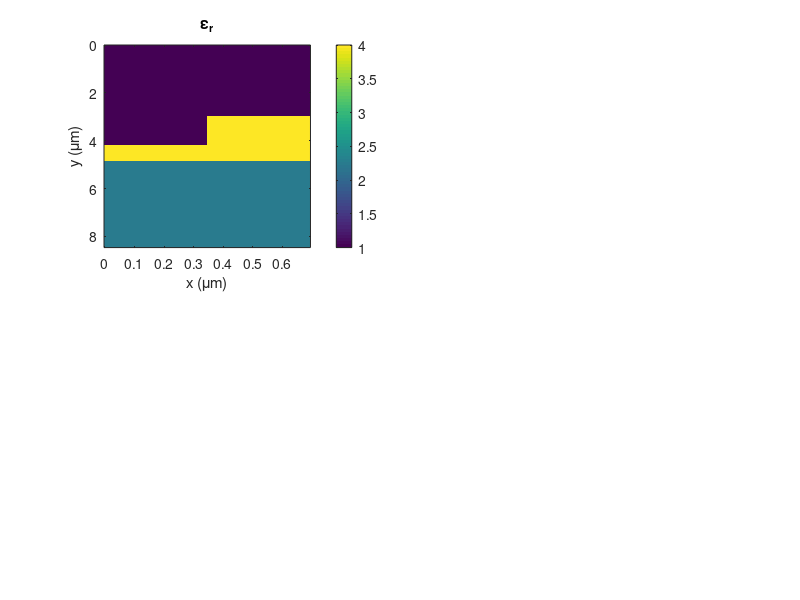

Source code (MATLAB): (Note: this script raises an error after producing the figure.)
%%%%%%%%%%%%%%%%%%%%%%%%%%%%%%%%%%%%%%%%%%%%%%%%%%%%%%%%%%%%%%%%%%%%%%%%%%
%   Resonance Grating - FDFD Simulation
%       This MATLAB files simulates a single period of a rectangular
%       grating using the Finite-Difference Frequency Domain method.
%       The wavelength sweep goes from 2 um to 1 um.
%%%%%%%%%%%%%%%%%%%%%%%%%%%%%%%%%%%%%%%%%%%%%%%%%%%%%%%%%%%%%%%%%%%%%%%%%%
set(0,'DefaultFigureWindowStyle','docked');

% close all;
clc;
clear all;
close all;

% UNITS
micrometers = 1;
millimeters = 1e3 * micrometers;
meters = 1e3 * millimeters;
degrees = pi/180;
seconds = 1;
hertz = 1/seconds;
gigahertz = 1e9 * hertz;

% CONSTANTS
c0 = 299792458 * meters/seconds;

% POINTS FOR SWEEP 
Nf = 501;
tot_ref = zeros(1,Nf);
tot_trn = tot_ref;
tot_con = tot_ref;

% FIGURE SETTINGS 
fig = 1;        % 0 for no figures, 1 for figure animation

%%%%%%%%%%%%%%%%%%%%%%%%%%%%%%%%%%%%%%%%%%%%%%%%%%%%%%%%%%%%%%%%%%%%%%%%%
%% DEFINE SIMULATION PARAMETERS
%%%%%%%%%%%%%%%%%%%%%%%%%%%%%%%%%%%%%%%%%%%%%%%%%%%%%%%%%%%%%%%%%%%%%%%%%
% SOURCE PARAMETERS
SRC.lam0 = 1.55 * micrometers;    % Free space wavelength
SRC.theta = 0 * degrees;
SRC.MODE = 'E';                   % EM mode
f0 = c0/SRC.lam0;
lam01 = 1.4 * micrometers;
lam02 = 1.7 * micrometers;
lam0 = linspace(lam01,lam02,Nf);

% GRATING PARAMETERS
lamd   = 1.55 * micrometers;        % Design wavelength
fd     = c0/lamd;                   % Design frequency
nclad1 = 1.0;                       % Reflection Region
nclad2 = 1.5;                       % Transmission Region
nslab  = 2.0;                       % Waveguide
ngrat  = 1.55;
L      = 0.5000*lamd;               % Grating period
ff     = 0.5;                       % Grating fill fraction
d      = 0.7723*lamd;               % Grating depth
t      = 0.4258*lamd;               % Substrate thickness
ff     = 0.5;                       % Fill fraction
dn     = 1.1;
% nl     = ngrat - dn/2;
% nh     = ngrat + dn/2;
nl = 1.0;
nh = nslab;

% EXTERNAL MATERIALS
ur1 = 1.0;                    % Reflection region permeability
er1 = nclad1^2;               % Reflection region permittivity
ur2 = 1.0;                    % Transmission region permeability
er2 = nclad2^2;               % Transmission region permittivity

% GRID PARAMETERS
NRES = 60;                    % Grid resolution
BUFZ = 2*lam02 * [1 1];       % Spacer region above and below grating
DEV.NPML = [20 20];           % Size of PML at top and bottom of grid

figure('color','w');
Lf = linspace(0.45*lamd,0.60*lamd,Nf);
for n = 1:Nf
    L = Lf(n);
%%%%%%%%%%%%%%%%%%%%%%%%%%%%%%%%%%%%%%%%%%%%%%%%%%%%%%%%%%%%%%%%%%%%%%%%%
%% CALCULATE OPTIMIZED GRID
%%%%%%%%%%%%%%%%%%%%%%%%%%%%%%%%%%%%%%%%%%%%%%%%%%%%%%%%%%%%%%%%%%%%%%%%%
% Consider wavelengths
lam_min = min([lam01 lam02])/max([nclad1 nclad2 nslab]);
dlam = lam_min/NRES; 

% Consider mechanical parameters
dmin = ff*L;   % Fill fraction is
dd = dmin/2;   % Delta for distance

% Choose the highest resolution
dx = dlam;
dy = dx;

% dx =    0.055172006602080
% dy = dx;

% Snap grid to critical dimension (in this case L and d+t)
Nx = 2*ceil(L/dx/2) + 1;      % First guess at grid spacing (odd for periodic)
Ny = ceil(d/dy);

% Calculate new grid resolutions
dx = L/Nx;
dy = d/Ny;

% Incorporate PML and spacer regions
Ny = Ny + DEV.NPML(1) + DEV.NPML(2) + ceil(BUFZ(1)/dy) + ceil(BUFZ(2)/dy);

% Calculate 2x grid
Nx2 = 2*Nx;
Ny2 = 2*Ny;
dx2 = dx/2;
dy2 = dy/2;
DEV.RES = [dx2,dy2];
xa2 = [0:Nx2-1]*dx2;
ya2 = [0:Ny2-1]*dy2;

%%%%%%%%%%%%%%%%%%%%%%%%%%%%%%%%%%%%%%%%%%%%%%%%%%%%%%%%%%%%%%%%%%%%%%%%%
%% BUILD DEVICE ON 2x GRID
%%%%%%%%%%%%%%%%%%%%%%%%%%%%%%%%%%%%%%%%%%%%%%%%%%%%%%%%%%%%%%%%%%%%%%%%%
UR2 = ur1*ones(Nx2,Ny2);
ER2 = er1*ones(Nx2,Ny2);

% Calculate start and stop indices for filling in the grid
nt1 = 2*DEV.NPML(1) + ceil(BUFZ(1)/dy2);
nt2 = nt1 + round(t/dy2);
nt3 = nt2 + 1;
nt4 = nt3 + round(d/dy2);
nd2 = nt2;
nd1 = nt2 - round(d/dy2);
% nx1 = round(Nx2*ff/2);
% nx2 = round(Nx2 - Nx2*ff/2);
nx1 = 1;
nx2 = round(Nx2*ff);

% Fill in the permeability regions
UR2(:,:) = 1.0;

% Fill in the permittivity regions
ER2(:,nt1:nt2) = nslab^2;
ER2(nx1:nx2,nt3:nt4) = nl^2;
ER2(nx2+1:end,nt3:nt4) = nh^2;
% ER2(:,nt3:nt4) = ngrat^2;
ER2(:,1:nt1-1) = er2;
% ER2(nx1:nx2,nd1:nd2) = 1;

DEV.UR2 = fliplr(UR2);
DEV.ER2 = fliplr(ER2);

if fig
    subplot(2,2,1);
end
imagesc(xa2,ya2,DEV.ER2');
title('\epsilon_r');
xlabel('x (\mum)'); ylabel('y (\mum)');
colorbar;

%%%%%%%%%%%%%%%%%%%%%%%%%%%%%%%%%%%%%%%%%%%%%%%%%%%%%%%%%%%%%%%%%%%%%%%%%
%% IMPLEMENT FDFD
%%%%%%%%%%%%%%%%%%%%%%%%%%%%%%%%%%%%%%%%%%%%%%%%%%%%%%%%%%%%%%%%%%%%%%%%%
    tic;
    DAT = fdfd2d(DEV,SRC);
    tot_ref(n) = DAT.REF;
    tot_trn(n) = DAT.TRN;
    tot_con(n) = DAT.CON;
    clc;
    time = toc;
    mint = floor(time*(Nf-n)/60);
    sec = round((time*(Nf-n)/60 - mint)*60);
    disp(['Estimated Time: ' num2str(mint) ' minutes '...
            num2str(sec) ' seconds']);
    disp([num2str(n) ' out of ' num2str(Nf) ' Iterations']);

    if fig
        subplot(2,2,2);
        imagesc(dx.*[0,Nx-1],dy.*[0,Ny-1],real(DAT.F)'); 
        title([SRC.MODE ' Mode @ ' num2str(SRC.lam0) ' \mum']);
        shading interp;
        xlabel('x (\mum)'); ylabel('y (\mum)');
        colorbar;
    %     axis equal tight;
    
        subplot(2,2,3:4);
        plot(Lf(1:n)./lamd,100.*tot_ref(1:n),'r','linewidth',2);
        hold on;
        plot(Lf(1:n)./lamd,100.*tot_trn(1:n),'b','linewidth',2);
        plot(Lf(1:n)./lamd,100.*tot_con(1:n),'--k','linewidth',2);
        hold off;
        title([SRC.MODE ' Mode Period Sweep']);
        xlabel('Period Sweep (\lambda_0)'); ylabel('Power (%)');
        legend('Reflectance','Transmittance','Conservation');
        xlim([Lf(1) Lf(end)]./lamd); ylim([0 102]);
        drawnow;
    end
end
%%%%%%%%%%%%%%%%%%%%%%%%%%%%%%%%%%%%%%%%%%%%%%%%%%%%%%%%%%%%%%%%%%%%%%%%%
%% DISPLAY
%%%%%%%%%%%%%%%%%%%%%%%%%%%%%%%%%%%%%%%%%%%%%%%%%%%%%%%%%%%%%%%%%%%%%%%%%

disp('DASHBOARD PARAMETERS:');
disp(['Source Frequency = ' num2str(f0(end)./gigahertz) ' GHz']);
disp(['Angle of Incidence = ' num2str(SRC.theta./degrees) ' degrees']);
disp(['Electromagnetic Mode = ' SRC.MODE]);
disp(['Device Design Frequency = ' num2str(fd./gigahertz) ' GHz']);
disp(['ff = ' num2str(ff*100) ' %']);
disp(['L = ' num2str(L./micrometers) ' mm']);
disp(['d = ' num2str(d./micrometers) ' mm']);
disp(['t = ' num2str(t./micrometers) ' mm']);
disp(['er = ' num2str(nslab^2)]);
disp(['ur1 = ' num2str(ur1)]);
disp(['er1 = ' num2str(er1)]);
disp(['ur2 = ' num2str(ur2)]);
disp(['er2 = ' num2str(er2)]);
disp(['NRES = ' num2str(NRES)]);
disp(['BUFZ = [' num2str(BUFZ(1)/SRC.lam0) ' ' num2str(BUFZ(2)/SRC.lam0) ']*lam0']);
disp(['NPML = [' num2str(DEV.NPML(1)) ' ' num2str(DEV.NPML(2)) ']']);
disp(' ');

ref_diff_orders = find(DAT.RDE);
trn_diff_orders = find(DAT.TDE);
disp('REFLECTION DIFFRACTION ORDERS:');
for n = ref_diff_orders(1):ref_diff_orders(end)
    disp(['RDE(' num2str(n - ceil(Nx/2)) ') = ' num2str(100*DAT.RDE(n)) '%']);
end
disp(' ');
disp('TRANSMISSION DIFFRACTION ORDERS:');
for n = trn_diff_orders(1):trn_diff_orders(end)
    disp(['TDE(' num2str(n - ceil(Nx/2)) ') = ' num2str(100*DAT.TDE(n)) '%']);
end
disp(' ');

disp('OVERALL:');
disp(['REF = ' num2str(100*DAT.REF) '%']);
disp(['TRN = ' num2str(100*DAT.TRN) '%']);
disp(['CON = ' num2str(100*DAT.CON) '%']);

figure('color','white');
plot(lam0./micrometers,100.*tot_ref,'r','linewidth',2);
hold on;
plot(lam0./micrometers,100.*tot_trn,'b','linewidth',2);
plot(lam0./micrometers,100.*tot_con,'--k','linewidth',2);
hold off;
title([SRC.MODE ' Mode Wavelength Sweep']);
xlabel('Wavelength \lambda (\mum)'); ylabel('Power (%)');
legend('Reflectance','Transmittance','Conservation');
xlim([lam0(1) lam0(end)]./micrometers); ylim([0 102]);




